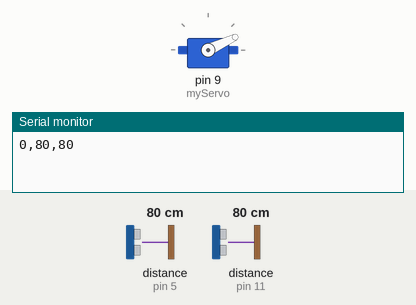
Bench run of a sketch on a simulated Arduino Uno, built with avr-gcc and run on an emulated ATmega328P. On the bench: servo, the last lines printed to the serial monitor. Wiring (inferred from the names in the program): 2 × ultrasonic range finder: trigger pin 4, echo pin 5 / trigger pin 10, echo pin 11. Inputs (shaded band) come from the test bench; at power-on: distance to the obstacle (sensors on pin 5, pin 11) 80 cm. The echo pulse lasts 58.3 µs per cm.

Above: at 0.05 s.
1.3 s: distance to the obstacle (sensor on pin 5) set to 2 cm
At 1.9 s:
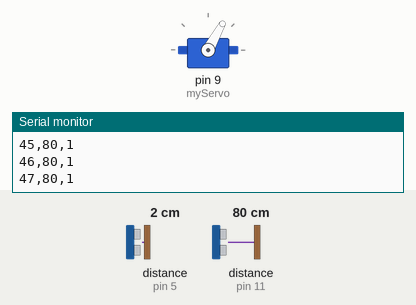
4.3 s: distance to the obstacle (sensor on pin 11) set to 9 cm
At 5.4 s:
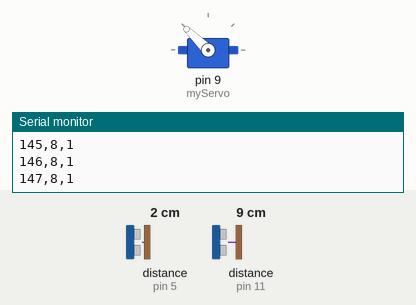
7.3 s: distance to the obstacle (sensor on pin 11) set to 120 cm
10.3 s: distance to the obstacle (sensor on pin 5) set to 299 cm
At 12.66 s:
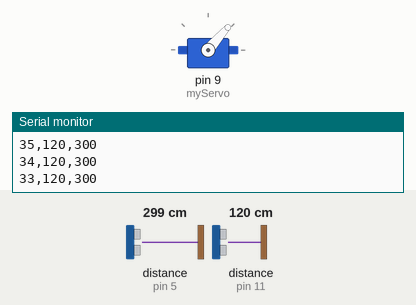
Timing chart, 0 to 17.3 s (numbered marks = the images above; inputs shaded):
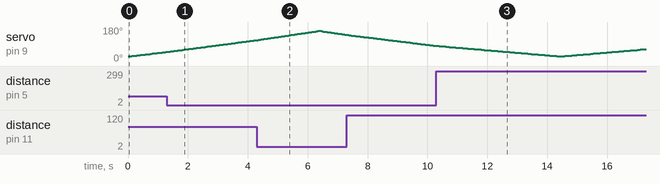

The sketch:

Radar.ino
```cpp
// Includes the Servo library
#include <Servo.h>.

// Defines Tirg and Echo pins of the Ultrasonic Sensor
const int trigPin = 10;
const int echoPin = 11;
const int trigPin2 = 4;
const int echoPin2 = 5;
// Variables for the duration and the distance
long duration;
int distance;
long duration2;
int distance2;

int pos=0;

int Distance[180];

Servo myServo; // Creates a servo object for controlling the servo motor

void setup() {
  pinMode(trigPin, OUTPUT); // Sets the trigPin as an Output
  pinMode(echoPin, INPUT); // Sets the echoPin as an Input
    pinMode(trigPin2, OUTPUT); // Sets the trigPin as an Output
  pinMode(echoPin2, INPUT); // Sets the echoPin as an Input
  Serial.begin(9600);
  myServo.attach(9); // Defines on which pin is the servo motor attached
}
void loop() {
  // rotates the servo motor from 15 to 165 degrees
  for(int i=0;i<=179;i++){
    pos=map(i,0,179, 25, 160);
    myServo.write(pos);
    delay(30);
    distance = calculateDistance();
    distance2 = calculateDistance2();
    Distance[i] = distance;
    Serial.print(i);
    Serial.print(",");
    Serial.print(distance);
    Serial.print(",");
    Serial.println(distance2);
  }

  // Repeats the previous lines from 165 to 15 degrees
  for(int i=179;i>0;i--){
    pos=map(i,0,179, 25, 160);
    myServo.write(pos);
    delay(30);
    distance = calculateDistance();
    distance2 = calculateDistance2();
    Distance[i] = distance;
    Serial.print(i);
    Serial.print(",");
    Serial.print(distance);
    Serial.print(",");
    Serial.println(distance2);
  }
// for(int i=0;i<=179;i++){
//  Serial.println(Distance[i]);
//  delay(40);
// }
}

// Function for calculating the distance measured by the Ultrasonic sensor
int calculateDistance(){
  digitalWrite(trigPin, LOW);
  delayMicroseconds(2);
  // Sets the trigPin on HIGH state for 10 micro seconds
  digitalWrite(trigPin, HIGH);
  delayMicroseconds(10);
  digitalWrite(trigPin, LOW);
  duration = pulseIn(echoPin, HIGH); // Reads the echoPin, returns the sound wave travel time in microseconds
  distance= duration/58;
  return distance;
}

int calculateDistance2(){
  digitalWrite(trigPin2, LOW);
  delayMicroseconds(2);
  // Sets the trigPin on HIGH state for 10 micro seconds
  digitalWrite(trigPin2, HIGH);
  delayMicroseconds(10);
  digitalWrite(trigPin2, LOW);
  duration2 = pulseIn(echoPin2, HIGH); // Reads the echoPin, returns the sound wave travel time in microseconds
  distance2= duration2 /58;
  return distance2;
}
```
